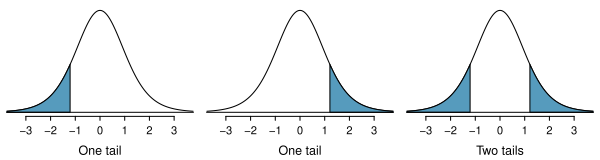

Write the R code that produced this figure.
library(openintro)
data(COL)

myPDF("tTails.pdf", 6, 1.6, mfrow=c(1,3), mar=c(3.3, 0.5, 0.5, 0.5))
normTail(L=-1.2, df=8, col=COL[1])
mtext("One tail", 1, line=2.1, cex=0.75)
normTail(U=1.2, df=8, col=COL[1])
mtext("One tail", 1, line=2.1, cex=0.75)
normTail(L=-1.2, U=1.2, df=8, col=COL[1])
mtext("Two tails", 1, line=2.1, cex=0.75)
dev.off()


#===> plot <===#
par(las=1, mar=c(1.3,1,0.5,1), mgp=c(3,0,0), mfrow=c(1,2))
X <- seq(-4,4,0.01)
Y <- dnorm(X)

plot(X, Y, type='l', axes=F, xlim=c(-3.4,3.4))
axis(1, at=c(-5,0,5), label=c(-5,'negative Z',5), cex.axis=0.7, tick=FALSE)
these <- which(X <= -0.8)
polygon(c(X[these[1]], X[these],X[rev(these)[1]]), c(0,Y[these],0), col=COL[1])
lines(X, Y)
abline(h=0)
lines(c(0,0), dnorm(0)*c(0.01,0.99), col=COL[1], lty=3)

plot(X, Y, type='l', axes=F, xlim=c(-3.4,3.4))
axis(1, at=c(-5,0,5), label=c(-5,'positive Z',5), cex.axis=0.7, tick=FALSE)
these <- which(X <= 0.8)
polygon(c(X[these[1]], X[these],X[rev(these)[1]]), c(0,Y[these],0), col=COL[1])
lines(X, Y)
abline(h=0)
lines(c(0,0), dnorm(0)*c(0.01,0.99), col=COL[1], lty=3)
